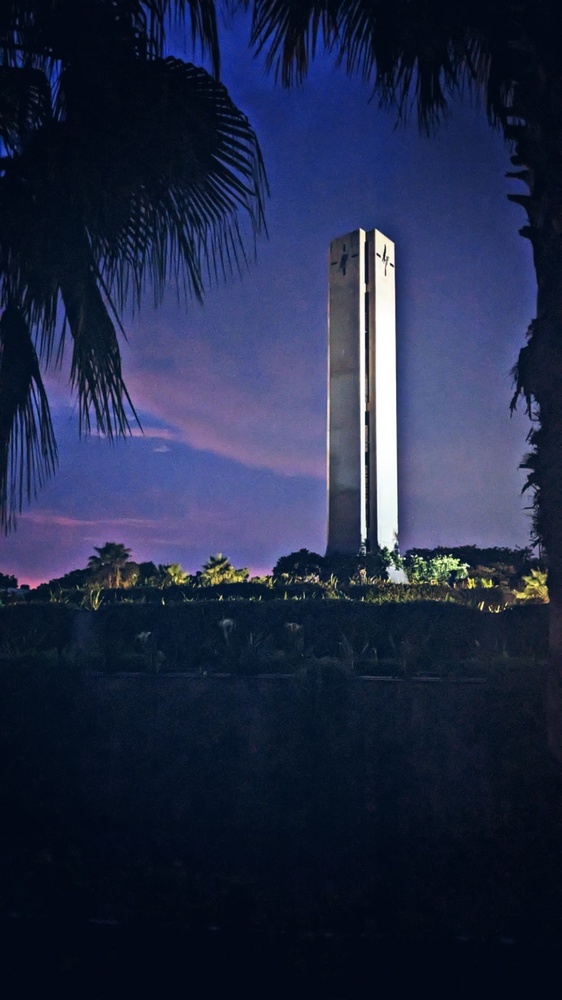
#> input picture  DCT Energy Compaction/image.jpg, 562 x 1000 px, shrunk from 2268 x 4032 before the run, given in place of image.png, which was not available
$ jupyter execute Histogram.ipynb   (text cells are left out)
#> lines starting #> are read from the running program, lines starting #| are printed output that depends on the picture; long printed decimals are rounded; pictures that were not available may be replaced by others from this repository, and a replacement may not be noted
[cell 1]
import cv2
import matplotlib.pyplot as plt

img = cv2.imread('image.png', 0)
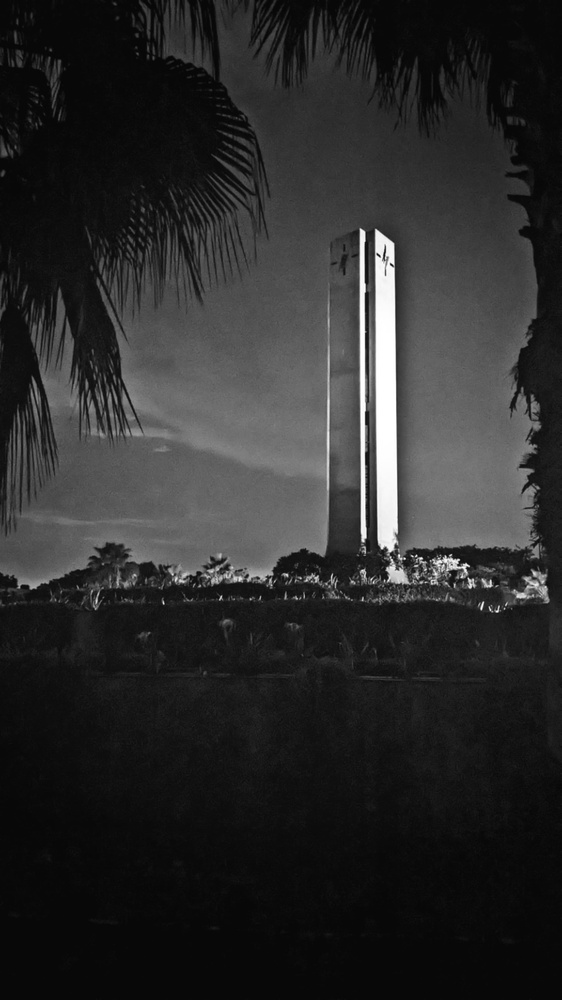
#> img: shape (1000, 562); min 4, max 255, mean 43.2

plt.figure(figsize=(10,5))

plt.subplot(1,2,1)
plt.imshow(img, cmap='gray')
plt.title("Image")
plt.axis('off')

plt.subplot(1,2,2)
plt.hist(img.ravel(), bins=256, range=[0,256])
plt.title("Histogram")

plt.show()
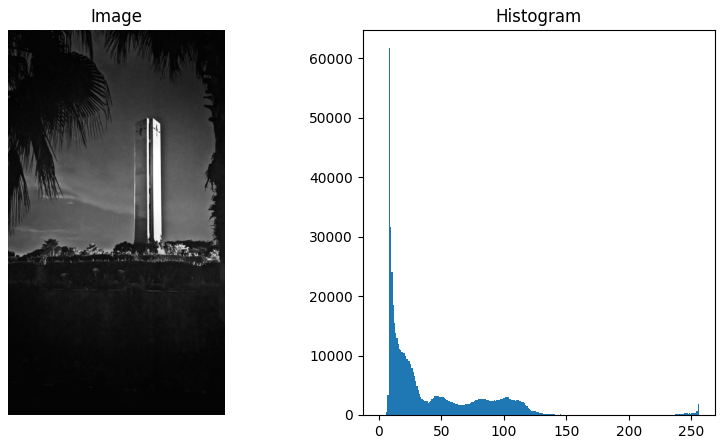
#> figure drawn by matplotlib, 2 panels; panel 2: tallest bar 61675 high, from x = 8 to 9

[cell 2]
import cv2
import matplotlib.pyplot as plt

img = cv2.imread('image.png', 0)

equalized = cv2.equalizeHist(img)
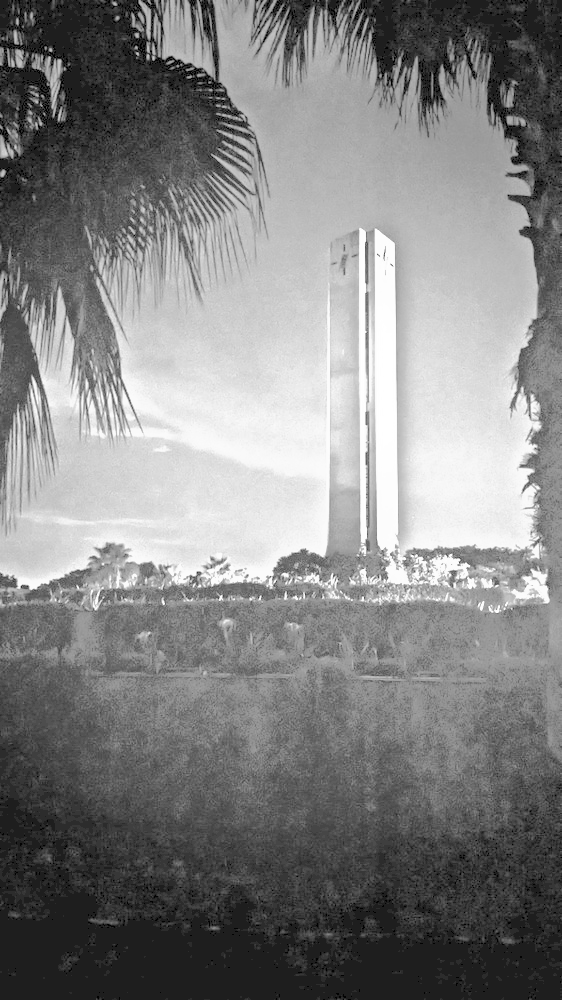
#> equalized: shape (1000, 562); min 0, max 255, mean 130.9

plt.figure(figsize=(10,5))

plt.subplot(1,2,1)
plt.imshow(img, cmap='gray')
plt.title("Original")
plt.axis('off')

plt.subplot(1,2,2)
plt.imshow(equalized, cmap='gray')
plt.title("Equalized")
plt.axis('off')

plt.show()
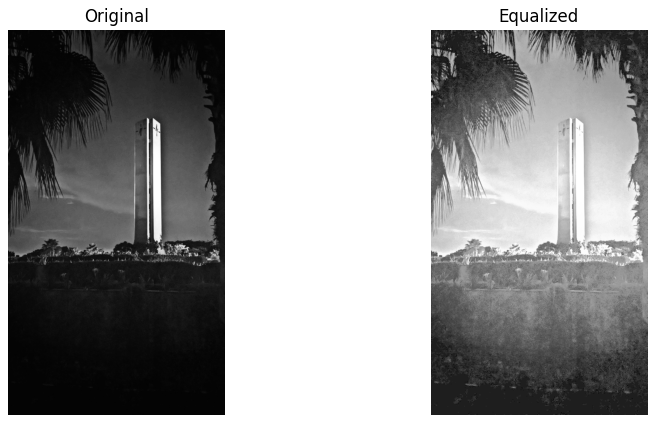
#> figure drawn by matplotlib, 2 panels

[cell 3]
import cv2
import numpy as np
import matplotlib.pyplot as plt
from skimage.exposure import match_histograms

img1 = cv2.imread('image.png', 0)
img2 = cv2.imread('image2.jpg', 0)
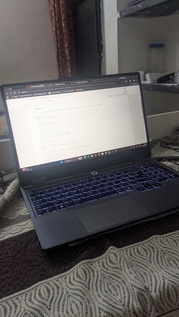
#> input picture SIFT 3D Construction/image2.jpeg, 179 x 317 px, shrunk from 720 x 1280 before the run, given in place of image2.jpg, which was not available
#> img2: shape (317, 179); min 0, max 255, mean 95.4

matched = match_histograms(img1, img2)
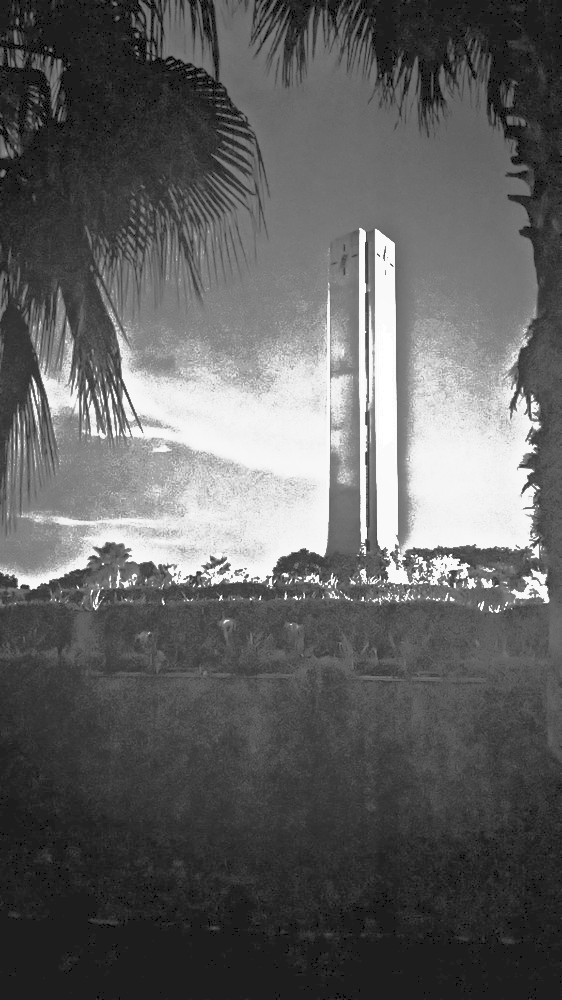
#> matched: shape (1000, 562) float64; min 0, max 255, mean 97.2

plt.figure(figsize=(12,6))

plt.subplot(1,3,1)
plt.imshow(img1, cmap='gray')
plt.title("Source")
plt.axis('off')

plt.subplot(1,3,2)
plt.imshow(img2, cmap='gray')
plt.title("Reference")
plt.axis('off')

plt.subplot(1,3,3)
plt.imshow(matched, cmap='gray')
plt.title("Matched")
plt.axis('off')

plt.show()

[cell 4]
import cv2
import matplotlib.pyplot as plt

img = cv2.imread('image.png')
#> img is the input picture: shape (1000, 562, 3); mean B, G, R 70.7, 42.5, 34.2
img_rgb = cv2.cvtColor(img, cv2.COLOR_BGR2RGB)

horizontal = cv2.flip(img_rgb, 1)
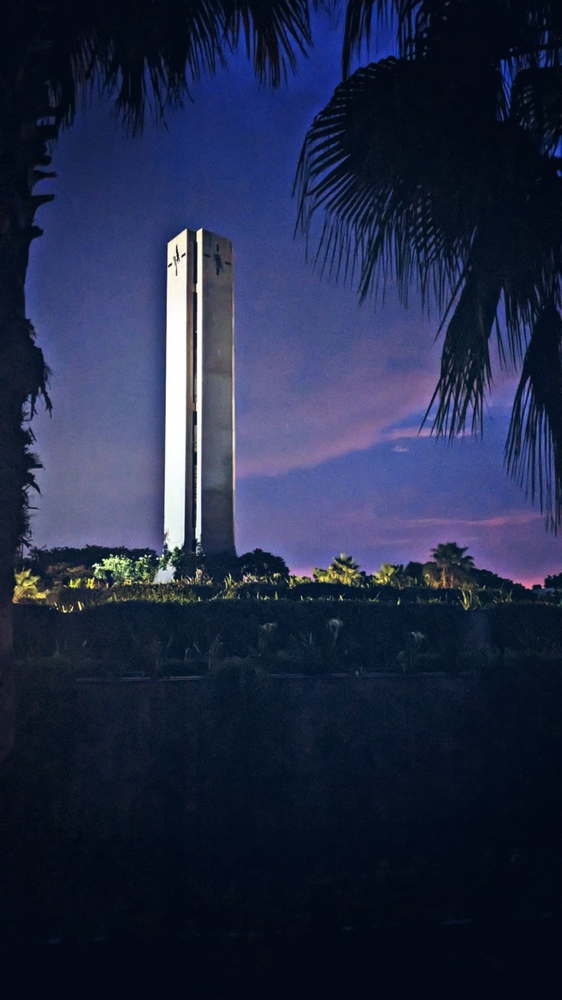
#> horizontal: shape (1000, 562, 3); mean R, G, B 34.2, 42.5, 70.7
vertical = cv2.flip(img_rgb, 0)
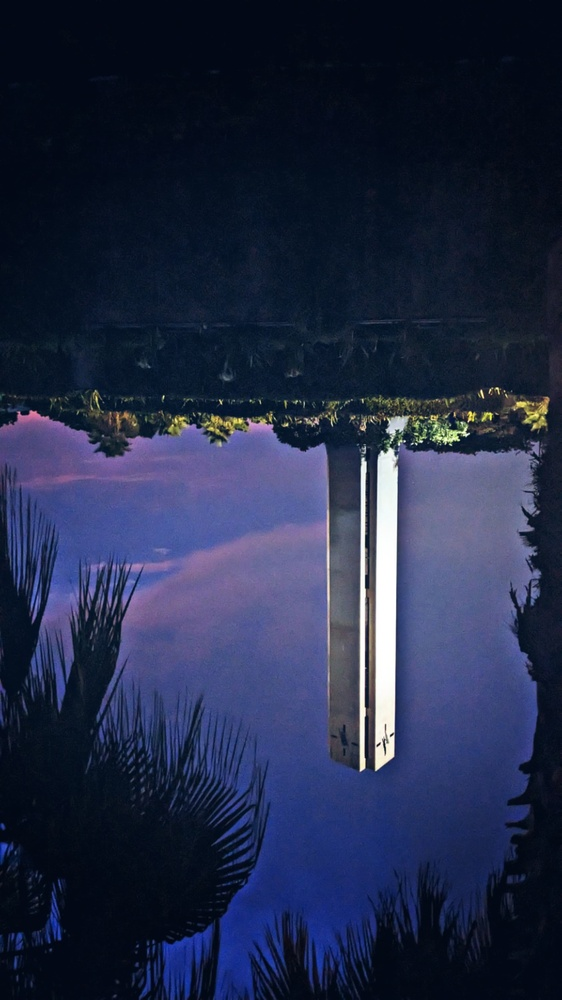
#> vertical: shape (1000, 562, 3); mean R, G, B 34.2, 42.5, 70.7

plt.figure(figsize=(12,6))

plt.subplot(1,3,1)
plt.imshow(img_rgb)
plt.title("Original")
plt.axis('off')

plt.subplot(1,3,2)
plt.imshow(horizontal)
plt.title("Horizontal Flip")
plt.axis('off')

plt.subplot(1,3,3)
plt.imshow(vertical)
plt.title("Vertical Flip")
plt.axis('off')

plt.show()

[cell 5]
import cv2
import matplotlib.pyplot as plt

img = cv2.imread('image.png', 0)

# 3-bit image (8 levels)
img_3bit = (img // 32) * 32
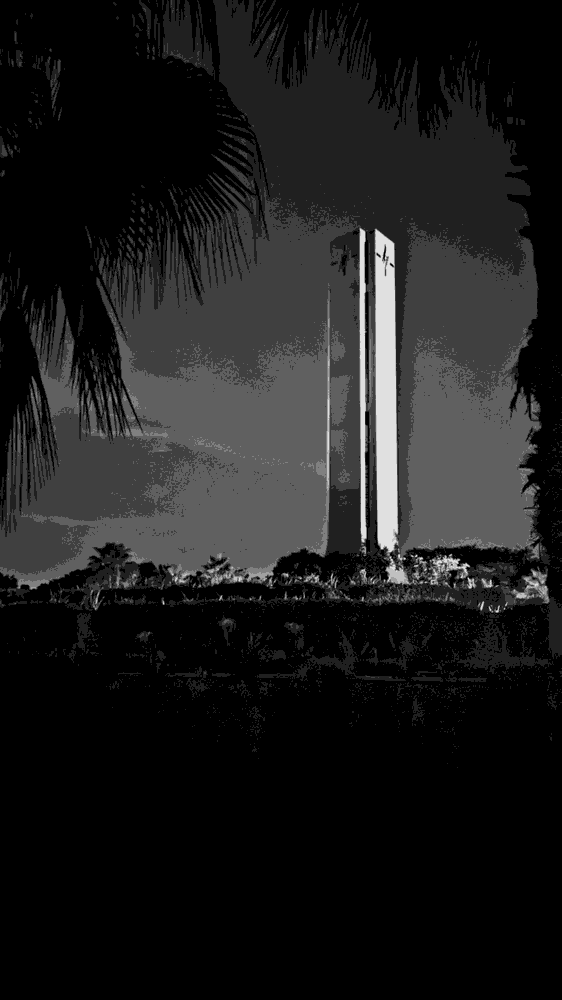
#> img_3bit: shape (1000, 562); min 0, max 224, mean 28.2

plt.figure(figsize=(10,5))

plt.subplot(1,2,1)
plt.imshow(img_3bit, cmap='gray')
plt.title("3-bit Image")
plt.axis('off')

plt.subplot(1,2,2)
plt.hist(img_3bit.ravel(), bins=8)
plt.title("Histogram")

plt.show()
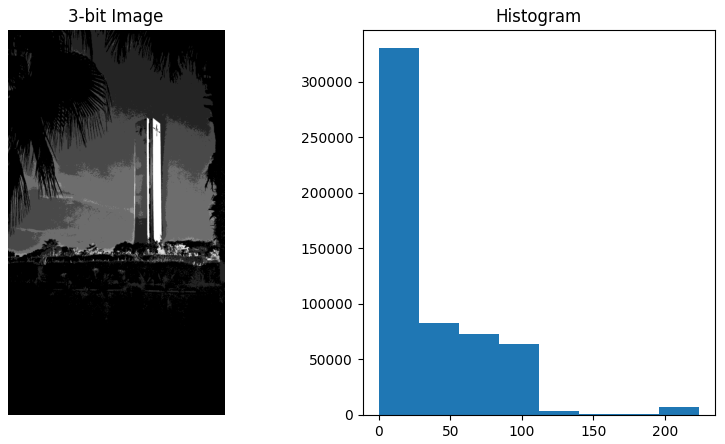
#> figure drawn by matplotlib, 2 panels; panel 2: tallest bar 329972 high, from x = 0 to 28

[cell 6]
import cv2
from skimage.metrics import peak_signal_noise_ratio, structural_similarity

img1 = cv2.imread('image.png', 0)
img2 = cv2.GaussianBlur(img1, (5,5), 0)
#> img2: shape (1000, 562)

psnr = peak_signal_noise_ratio(img1, img2)
#> psnr = 33.26
ssim = structural_similarity(img1, img2)
#> ssim = 0.941

print("PSNR:", psnr)
#| PSNR: 33.262
print("SSIM:", ssim)
#| SSIM: 0.9412
